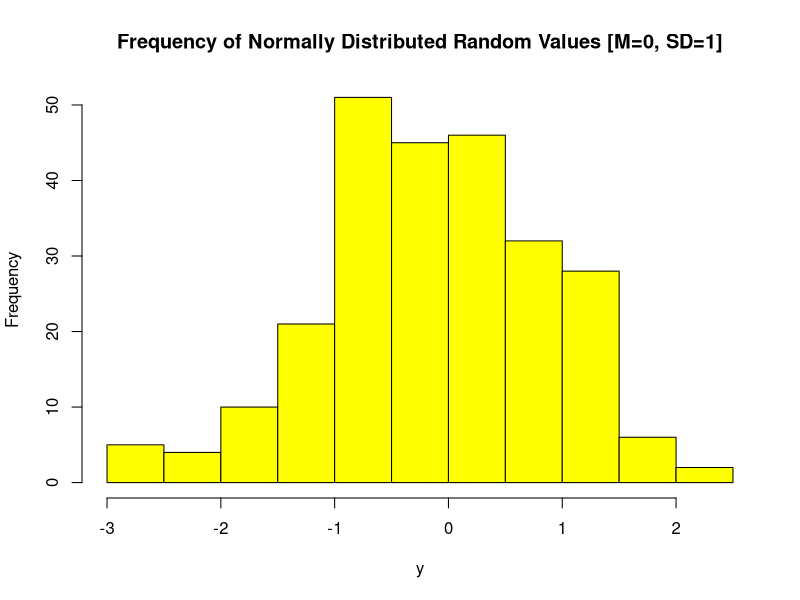
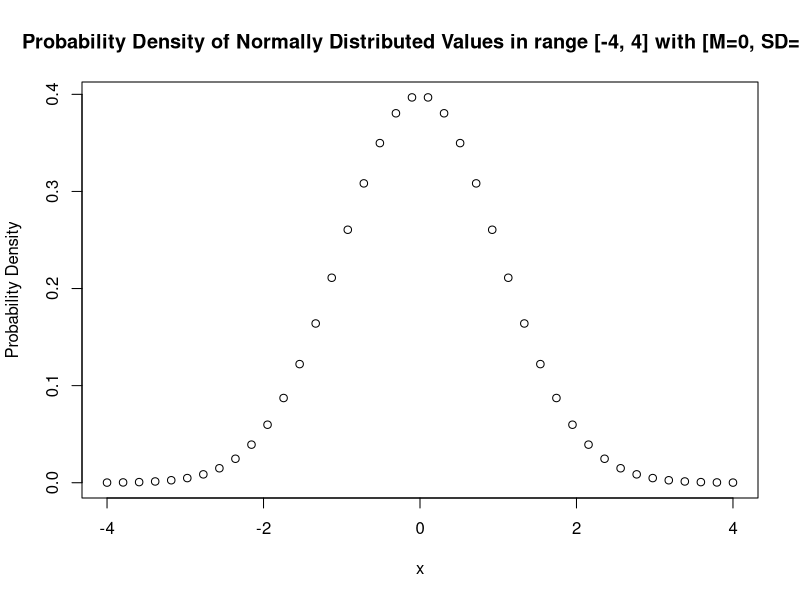
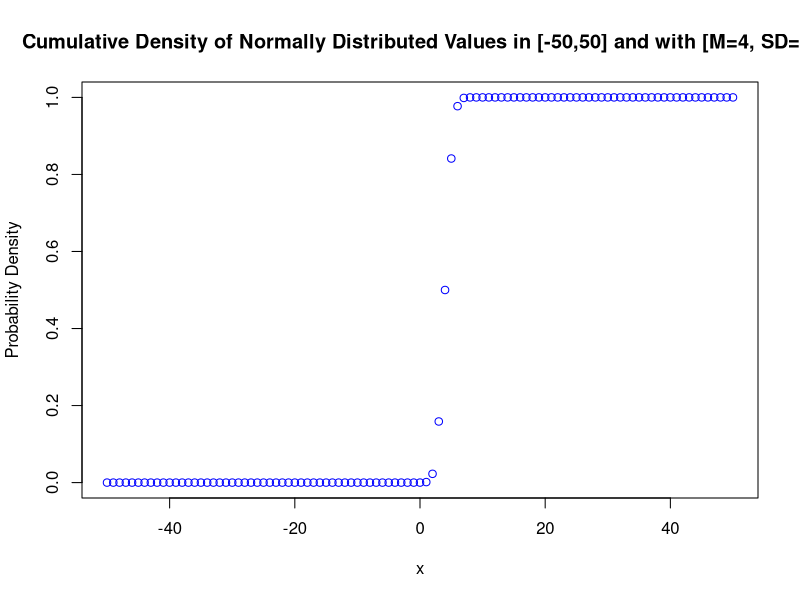

The R source for these figures, in order:
# Author:       Niall McGuinness
# Title:        Normal Distribution
# Description:  Illustrating concepts relating to normal distribution
# Date:         03/2022
# Version:      1.0
# See:          [UPDATED 30.3.22]
#               https://data-flair.training/blogs/normal-distribution-in-r/
#               http://www.sthda.com/english/wiki/line-types-in-r-lty
#               https://www.youtube.com/watch?v=lPOSwfxMd3c
#               https://statisticsglobe.com/increase-font-size-in-plot-in-r


# cat is the concatenate and print function 
# The string literal "\014" sends a CTRL + L to the console to clear it
cat("\014")

######################################### rnorm #########################################

#rnorm - used to generate N random values in a normal distribution

#generate a set of 25 random values with mean and SD
y <- rnorm(250, 0, 1)
hist(y, 
     main = "Frequency of Normally Distributed Random Values [M=0, SD=1]", 
     ylab = "Frequency",
     col = "yellow")

######################################### dnorm #########################################

#dnorm - used to generate a probability density over a normal distribution

x <- seq(-4, 4, length=40)
y <- dnorm(x, 0, 1)
plot(x, y, 
     main="Probability Density of Normally Distributed Values in range [-4, 4] with [M=0, SD=1]",
     ylab="Probability Density")


######################################### pnorm #########################################

#pnorm - used to generate a probability distribution function over a normal distribution

x <- -50:50
y <- pnorm(x, mean = 4, sd = 1)
plot(x,y,  
     main = "Cumulative Density of Normally Distributed Values in [-50,50] and with [M=4, SD=1]", 
     ylab = "Probability Density",
     col = "blue")

#pnorm - we can also use pnorm to calculate the percentile given X, M, and SD
grade <- 1800
mean <- 1500
sd <- 300
percentile <- pnorm(grade, mean, sd)
percentile
print(paste("With a grade of", grade, ",Pam is in the", percentile, "percentile!"))

######################################### qnorm #########################################

#qnorm - we can use qnorm to convert from a percentile to a Z-score 
zScore <- qnorm(percentile)
originalGrade <- zScore * sd + mean 
print(paste("With a percentile of ", percentile, ". Pam's original grade is", originalGrade))








